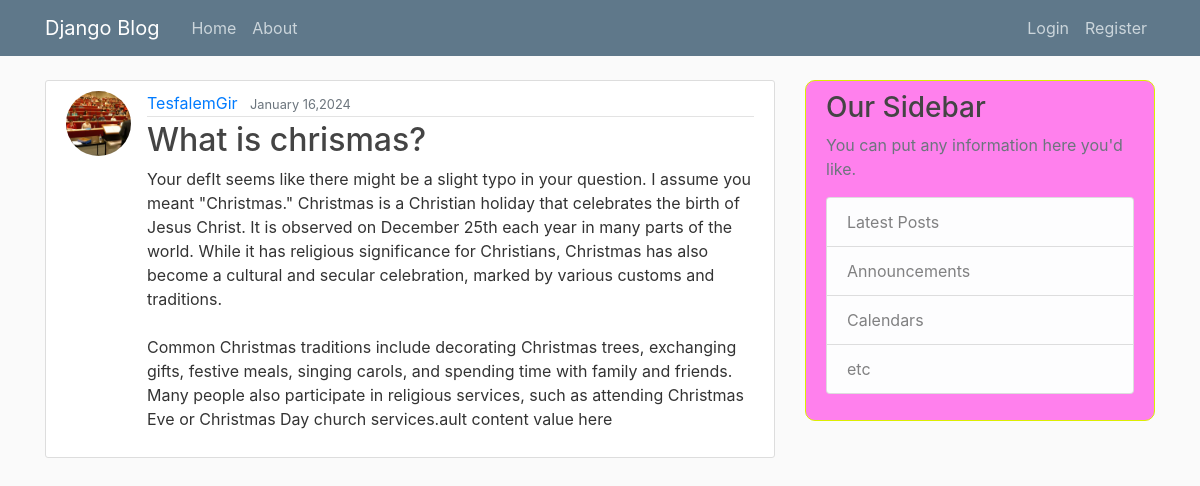
Page /post/49/ on the committed database.
### blog/models.py (models this page shows, shortened)
class Post(models.Model):
    title=models.CharField(max_length=200)
    content=models.TextField(default='Your default content value here')
    date_posted=models.DateTimeField(default=timezone.now)
    author=models.ForeignKey(User,on_delete=models.CASCADE)

### users/models.py (models this page shows, shortened)
class profile(models.Model):
    user = models.OneToOneField(User, on_delete=models.CASCADE)
    image = models.ImageField(default='default.jpg', upload_to='profile_pics')

### blog/views.py (the view)
# urls.py: path('post/<int:pk>/', PostDetailView.as_view(), name='post-detail'),
class PostDetailView(DetailView):
    model = Post

### blog/templates/blog/post_detail.html (shortened to what this page needs)
{% extends "blog/base.html" %}
{% block content %}
     <article class="media content-section">
        <img  class="rounded-circle article-img" src="{{post.author.profile.image.url}}">
          <div class="media-body">
            <div class="article-metadata">
              <a class="mr-2" href="#">{{ object.author }}</a>
              <small class="text-muted">{{ object.date_posted |date:" F d,Y" }}</small>
            </div>
            <h2 class="article-title">{{ object.title }}</h2>
            <p class="article-content">{{ object.content }}</p>
           </div>
     </article>
{% endblock content %}

### blog/static/blog/main.css (style rules this page uses)
body { background: #fafafa; color: #333333; margin-top: 5rem; }
h1, h2, h3, h4, h5, h6 { color: #444444; }
.content-section { background: #ffffff; padding: 10px 20px; border: 1px solid #dddddd; border-radius: 3px; margin-bottom: 20px; }
.article-title { color: #444444; }
.article-content { white-space: pre-line; }
.article-img { height: 65px; width: 65px; margin-right: 16px; }
.article-metadata { padding-bottom: 1px; margin-bottom: 4px; border-bottom: 1px solid #e3e3e3 }

### rows in the picture
Post: author.profile.image (picture), author "TesfalemGir", date_posted "January 16,2024", title "What is chrismas?", content "Your defIt seems like there might be a slight typo in your question. I assume you meant \"Christmas.\" Christmas is a Christian holiday that celebrates the birth of Jesus Christ. It is observed on December 25th each year in many parts of the world. While it has religious significance for Christians, Christmas has also become a cultural and secular celebration, marked by various customs and traditions. Common Christmas traditions include decorating Christmas trees, exchanging gifts, festive meals, singing carols, and spending time with family and friends. Many people also participate in religious services, such as attending Christmas Eve or Christmas Day church services.ault content value here"
